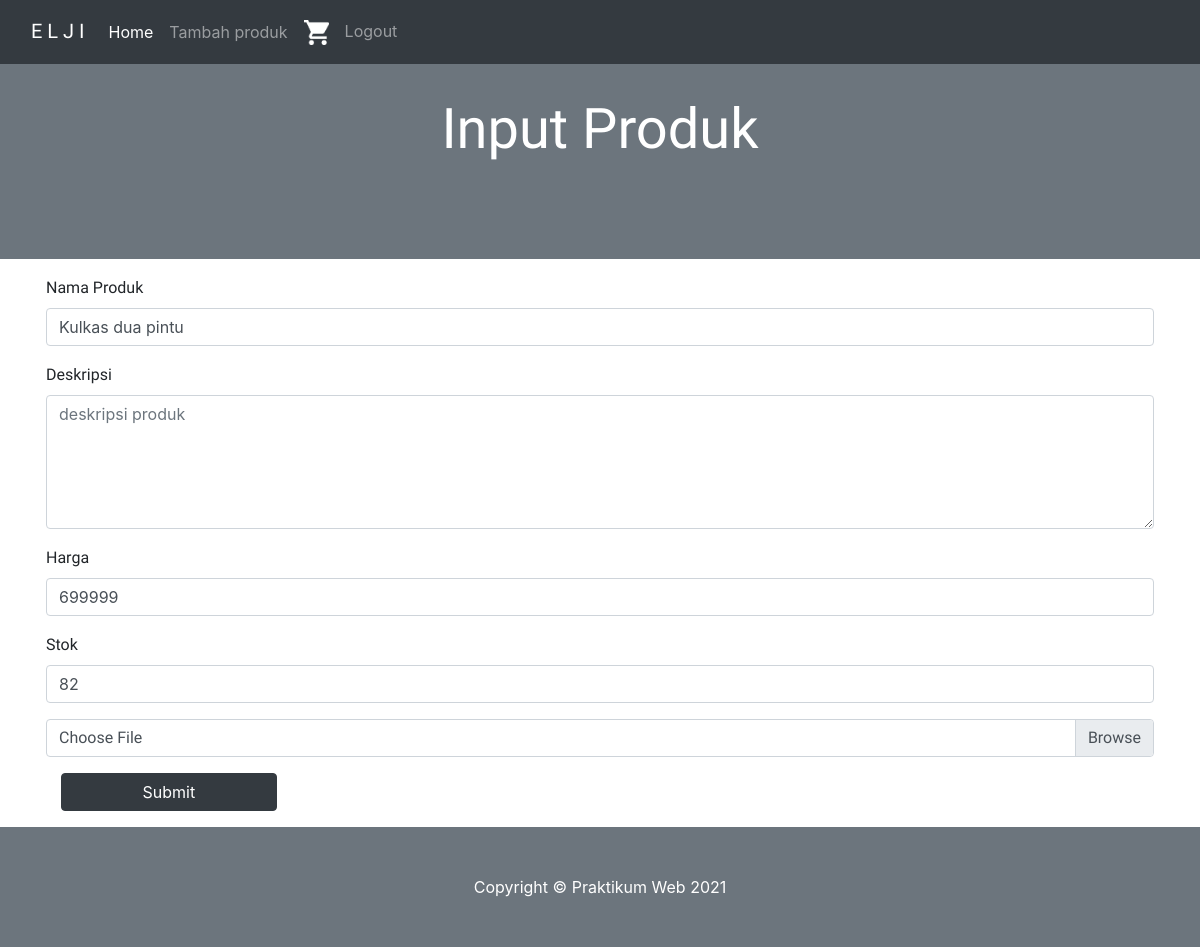
The app's page /update.php?id=4 (signed in) with its own data.
### tables this page shows
CREATE TABLE `product` (
  `id` int(5) NOT NULL,
  `name` varchar(100) NOT NULL,
  `description` text NOT NULL,
  `price` bigint(20) NOT NULL,
  `stock` int(11) DEFAULT NULL,
  `image_path` varchar(1024) NOT NULL,
  `created_at` timestamp NOT NULL DEFAULT current_timestamp(),
  `updated_at` datetime NOT NULL DEFAULT current_timestamp() ON UPDATE current_timestamp()
);

### koneksi.php (called while the page is built, shortened)
<?php
	$koneksi = mysqli_connect("localhost" , "root", "" , "toko_elektronik");
	function query ($query){
		global $koneksi;
		$result = mysqli_query($koneksi , $query);
		$rows = [];
		while ($row = mysqli_fetch_assoc($result)) {
			$rows[] = $row;
		}
		return $rows;
	}
 ?>

### update.php (the view, shortened to what this page needs)
<?php
	include 'koneksi.php';
	$id = $_GET["id"];
	$data = query("SELECT * FROM product WHERE id='$id'")[0];
 ?>
<!DOCTYPE html>
<html>
<head>
	<link rel="stylesheet" href="https://maxcdn.bootstrapcdn.com/bootstrap/4.0.0/css/bootstrap.min.css">
</head>
<body>
	<?php include('navbar.php')?>
	<header class="bg-secondary py-5">
		<div class="container mx-auto my-5">
			<div class="text-center text-white">
				<h1 class="display-4 fw-bolder">Input Produk</h1>
			</div>
		</div>
	</header>
	<section>
        <div class="container py-3 px-3">
            <form method="post" enctype="multipart/form-data">
                <div class="form-group mb-3">
                    <label for="name">Nama Produk</label>
                    <input type="text" class="form-control" name="name" id="name" placeholder="nama produk" required="" value="<?php echo($data["name"]) ?>">
                </div>
                <div class="form-group mb-3">
                    <label for="description">Deskripsi</label>
                    <textarea class="form-control" name="description" id="description" placeholder="deskripsi produk" cols="20" rows="5"></textarea>
                </div>
                <div class="form-group mb-3">
                    <label for="price">Harga</label>
                    <input type="text" class="form-control" name="price" id="price" placeholder="harga produk(rupiah)" required="" value="<?php echo($data["price"]) ?>">
                </div>
                <div class="form-group mb-3">
                    <label for="stock">Stok</label>
                    <input type="text" class="form-control" name="stock" id="stock" placeholder="stok barang" required="" value="<?php echo($data["stock"]) ?>">
                </div>
                <div class="custom-file mb-3">
                    <label class="custom-file-label" for="image">Choose File</label>
                </div>
                <div class="container">
                    <button type="submit" class="btn btn-dark" name="submit" style="width: 20%;">Submit</button>
                </div>
            </form>
        </div>
	</section>
	<footer class="py-5 bg-secondary">
        <div class="container"><p class="m-0 text-center text-white">Copyright &copy; Praktikum Web 2021</p></div>
    </footer>
	</body>
</html>

### update.php (style rules this page uses)
body { animation: color 5s linear 0s infinite alternate running; }
h1 { font-family: 'Secular One', sans-serif; }
label { font-family: 'Secular One', sans-serif; }

### records on screen
product: name "Kulkas dua pintu", price "699999", stock "82"
